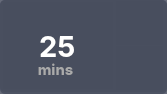
<?xml version="1.0" encoding="UTF-8"?>
<ui version="4.0">
 <class>TimeSelector</class>
 <widget class="QWidget" name="TimeSelector">
  <property name="geometry">
   <rect>
    <x>0</x>
    <y>0</y>
    <width>167</width>
    <height>94</height>
   </rect>
  </property>
  <property name="windowTitle">
   <string>TimeSelector</string>
  </property>
  <property name="styleSheet">
   <string notr="true">border-radius: 5px;
background-color: rgba(72, 78, 95, 213);</string>
  </property>
  <widget class="QWidget" name="layoutWidget">
   <property name="geometry">
    <rect>
     <x>0</x>
     <y>0</y>
     <width>167</width>
     <height>92</height>
    </rect>
   </property>
   <layout class="QHBoxLayout" name="horizontalLayout">
    <property name="spacing">
     <number>0</number>
    </property>
    <item>
     <widget class="QLineEdit" name="lineEdit">
      <property name="minimumSize">
       <size>
        <width>110</width>
        <height>87</height>
       </size>
      </property>
      <property name="maximumSize">
       <size>
        <width>110</width>
        <height>16777215</height>
       </size>
      </property>
      <property name="font">
       <font>
        <family>SF Pro Text</family>
        <pointsize>22</pointsize>
        <bold>true</bold>
       </font>
      </property>
      <property name="styleSheet">
       <string notr="true">QLineEdit
 {
border-radius: 0px;
	color: rgb(255, 255, 255);
}
QLineEdit:hover
{
	
	background-color: rgba(217, 217, 217, 0.17);
}

</string>
      </property>
      <property name="text">
       <string>25</string>
      </property>
      <property name="alignment">
       <set>Qt::AlignCenter</set>
      </property>
     </widget>
    </item>
    <item>
     <layout class="QVBoxLayout" name="verticalLayout">
      <property name="spacing">
       <number>0</number>
      </property>
      <item>
       <widget class="QPushButton" name="UpButton">
        <property name="minimumSize">
         <size>
          <width>47</width>
          <height>44</height>
         </size>
        </property>
        <property name="maximumSize">
         <size>
          <width>47</width>
          <height>44</height>
         </size>
        </property>
        <property name="styleSheet">
         <string notr="true">QPushButton
{
image: url(:/imges/UpArrow.svg);
border-radius: 1px;
}
QPushButton:hover
{
	border-radius: 1px;
	background-color: rgba(217, 217, 217, 0.17);
}

QPushButton:pressed 
{
	border-radius: 1px;
	
	background-color: rgba(79, 79, 79, 0.17 );
}</string>
        </property>
        <property name="text">
         <string/>
        </property>
       </widget>
      </item>
      <item>
       <widget class="QPushButton" name="DownButton">
        <property name="minimumSize">
         <size>
          <width>47</width>
          <height>44</height>
         </size>
        </property>
        <property name="maximumSize">
         <size>
          <width>47</width>
          <height>44</height>
         </size>
        </property>
        <property name="styleSheet">
         <string notr="true">QPushButton
{
image: url(:/imges/DownArrow.svg);
border-radius: 0px;
}
QPushButton:hover
{
	border-radius: 0px;
	background-color: rgba(217, 217, 217, 0.17)
}
QPushButton:pressed 
{
	border-radius: 1px;
	
	background-color: rgba(79, 79, 79, 0.17 );
}</string>
        </property>
        <property name="text">
         <string/>
        </property>
       </widget>
      </item>
     </layout>
    </item>
   </layout>
  </widget>
  <widget class="QLabel" name="label">
   <property name="geometry">
    <rect>
     <x>20</x>
     <y>59</y>
     <width>71</width>
     <height>20</height>
    </rect>
   </property>
   <property name="font">
    <font>
     <family>SF Pro Text</family>
     <pointsize>11</pointsize>
     <bold>true</bold>
    </font>
   </property>
   <property name="styleSheet">
    <string notr="true">color: rgb(170, 170, 170);
background-color: rgba(0, 0, 0, 0);</string>
   </property>
   <property name="text">
    <string>mins</string>
   </property>
   <property name="alignment">
    <set>Qt::AlignCenter</set>
   </property>
  </widget>
 </widget>
 <resources/>
 <connections/>
</ui>
